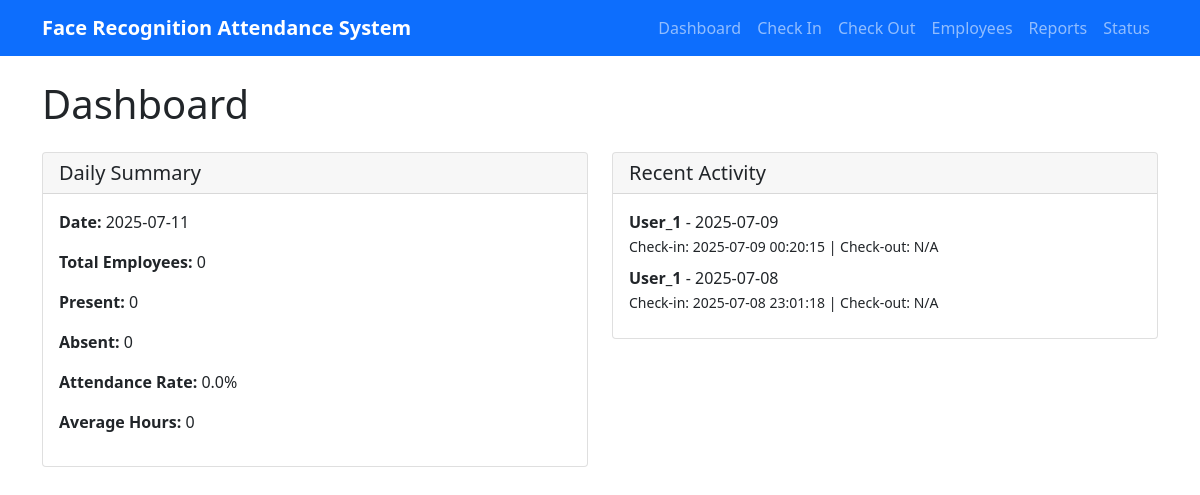
Page /dashboard on the earlier database version.
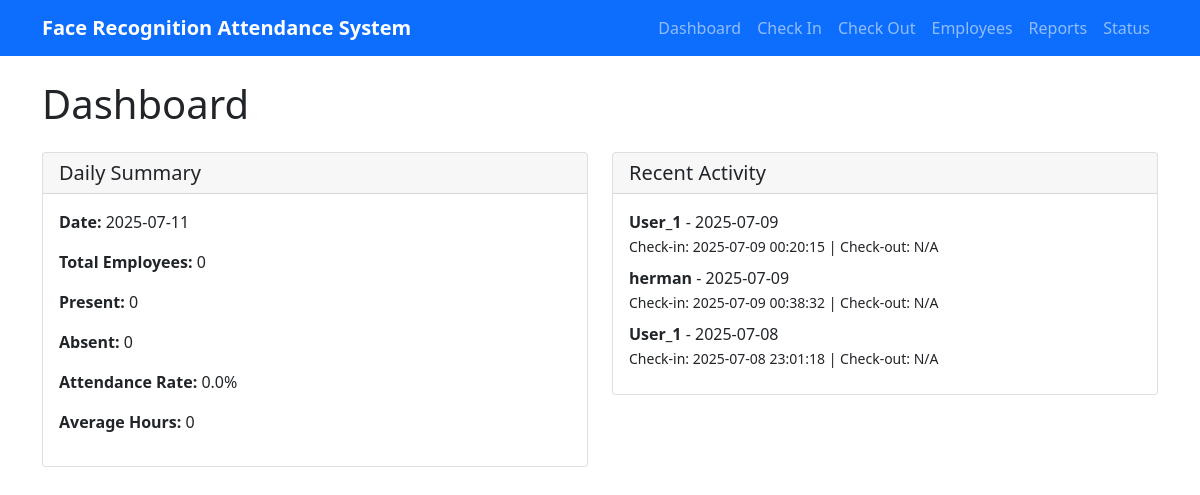
Same page on the later database version.
### tables this page shows
CREATE TABLE attendance (
                    id INTEGER PRIMARY KEY AUTOINCREMENT,
                    name TEXT NOT NULL,
                    date TEXT NOT NULL,
                    check_in_time TEXT,
                    check_out_time TEXT,
                    total_hours REAL,
                    status TEXT DEFAULT 'present',
                    created_at TIMESTAMP DEFAULT CURRENT_TIMESTAMP
                );

### attendance_web_server.py (the view)
@app.route('/dashboard')
def dashboard():
    db = get_db()
    summary = db.get_daily_summary()
    recent_records = db.get_attendance_report()[:10]
    employees = db.get_employees()
    return render_template('dashboard.html',
                         summary=summary,
                         recent_records=recent_records,
                         employees=employees)

### attendance_database.py (called while the page is built)
    def get_employees(self) -> List[Dict]:
        if self.cursor is None:
            print("Database not initialized")
            return []
        try:
            self.cursor.execute('''
                SELECT id, name, employee_id, department, position
                FROM employees
                WHERE is_active = 1
                ORDER BY name
            ''')
            employees = []
            for row in self.cursor.fetchall():
                employees.append({
                    'id': row[0],
                    'name': row[1],
                    'employee_id': row[2],
                    'department': row[3],
                    'position': row[4]
                })
            return employees
        except Exception as e:
            print(f"Error getting employees: {e}")
            return []

### attendance_web_server.py (called while the page is built)
def get_db():
    global db
    if db is None:
        db = AttendanceDatabase()
    return db

### templates/dashboard.html (shortened to what this page needs)
{% extends "base.html" %}
{% block content %}
<h1 class="mb-4">Dashboard</h1>
<div class="row">
    <div class="col-md-6">
        <div class="card">
            <div class="card-header">
                <h5 class="card-title mb-0">Daily Summary</h5>
            </div>
            <div class="card-body">
                <p><strong>Date:</strong> {{ summary.date }}</p>
                <p><strong>Total Employees:</strong> {{ summary.total_employees }}</p>
                <p><strong>Present:</strong> {{ summary.present_employees }}</p>
                <p><strong>Absent:</strong> {{ summary.absent_employees }}</p>
                <p><strong>Attendance Rate:</strong> {{ "%.1f"|format(summary.attendance_rate) }}%</p>
                <p><strong>Average Hours:</strong> {{ summary.average_hours }}</p>
            </div>
        </div>
    </div>
    <div class="col-md-6">
        <div class="card">
            <div class="card-header">
                <h5 class="card-title mb-0">Recent Activity</h5>
            </div>
            <div class="card-body">
                {% if recent_records %}
                    {% for record in recent_records %}
                        <div class="mb-2">
                            <strong>{{ record.name }}</strong> - {{ record.date }}<br>
                            <small>Check-in: {{ record.check_in_time or 'N/A' }} |
                                   Check-out: {{ record.check_out_time or 'N/A' }}</small>
                        </div>
                    {% endfor %}
                {% else %}
                    <p>No recent activity</p>
                {% endif %}
            </div>
        </div>
    </div>
</div>
{% endblock %}

Differences in the rows shown:
added attendance: name "herman", date "2025-07-09", check_in_time "2025-07-09 00:38:32", check_out_time "N/A"
